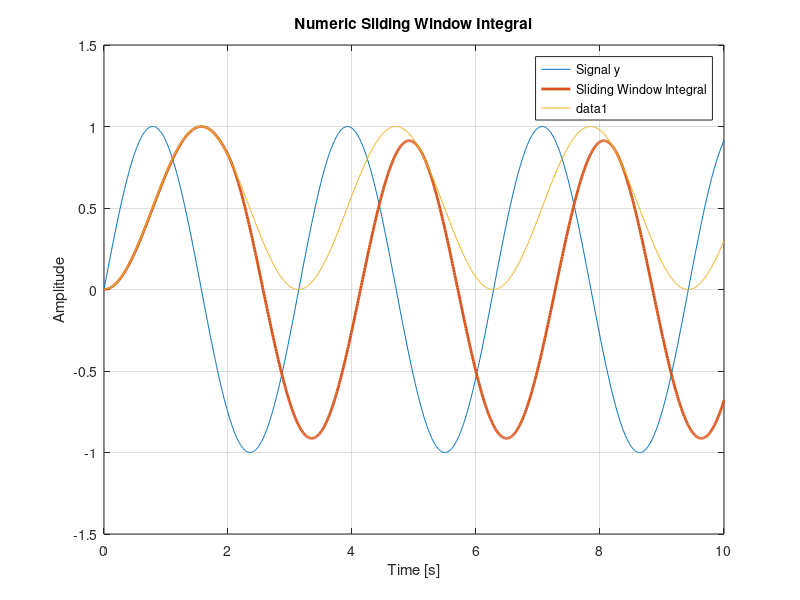

Recreate this plot in MATLAB.
clc
close all
clear
%%
  
t = 0:0.01:10; 
noise = randn(size(t)) * 0.0005;
y = sin(2*t) + noise;


window_size = 200;   % number of samples in the sliding window
y_int_window = zeros(size(t));

for k = 2:length(t)
    i_start = max(1, k-window_size+1);
    y_int_window(k) = trapz(t(i_start:k), y(i_start:k));
end



%% true numeric integration 

delta = 0.01;
y_integral = 0;
y_last = 0;
for i = 1:length(t)
  
    y_integral = y_integral + y(i) * delta;
    I(i) = y_integral;
end


figure
plot(t, y, 'DisplayName', 'Signal y')
hold on
plot(t, y_int_window, 'LineWidth', 2, 'DisplayName', 'Sliding Window Integral')
hold on 
plot(t,I)
grid on
xlabel('Time [s]')
ylabel('Amplitude')
title('Numeric Sliding Window Integral')
legend
